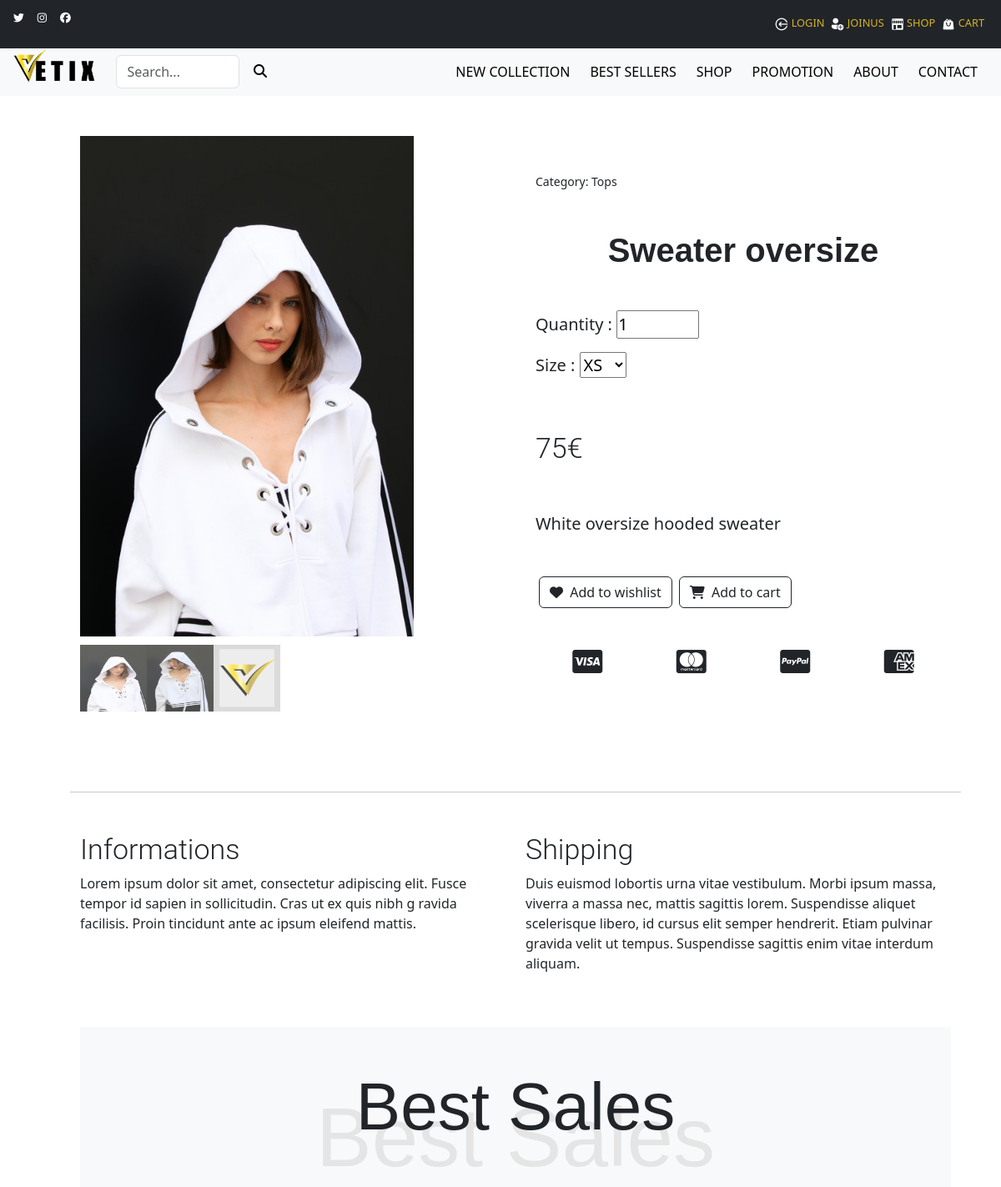
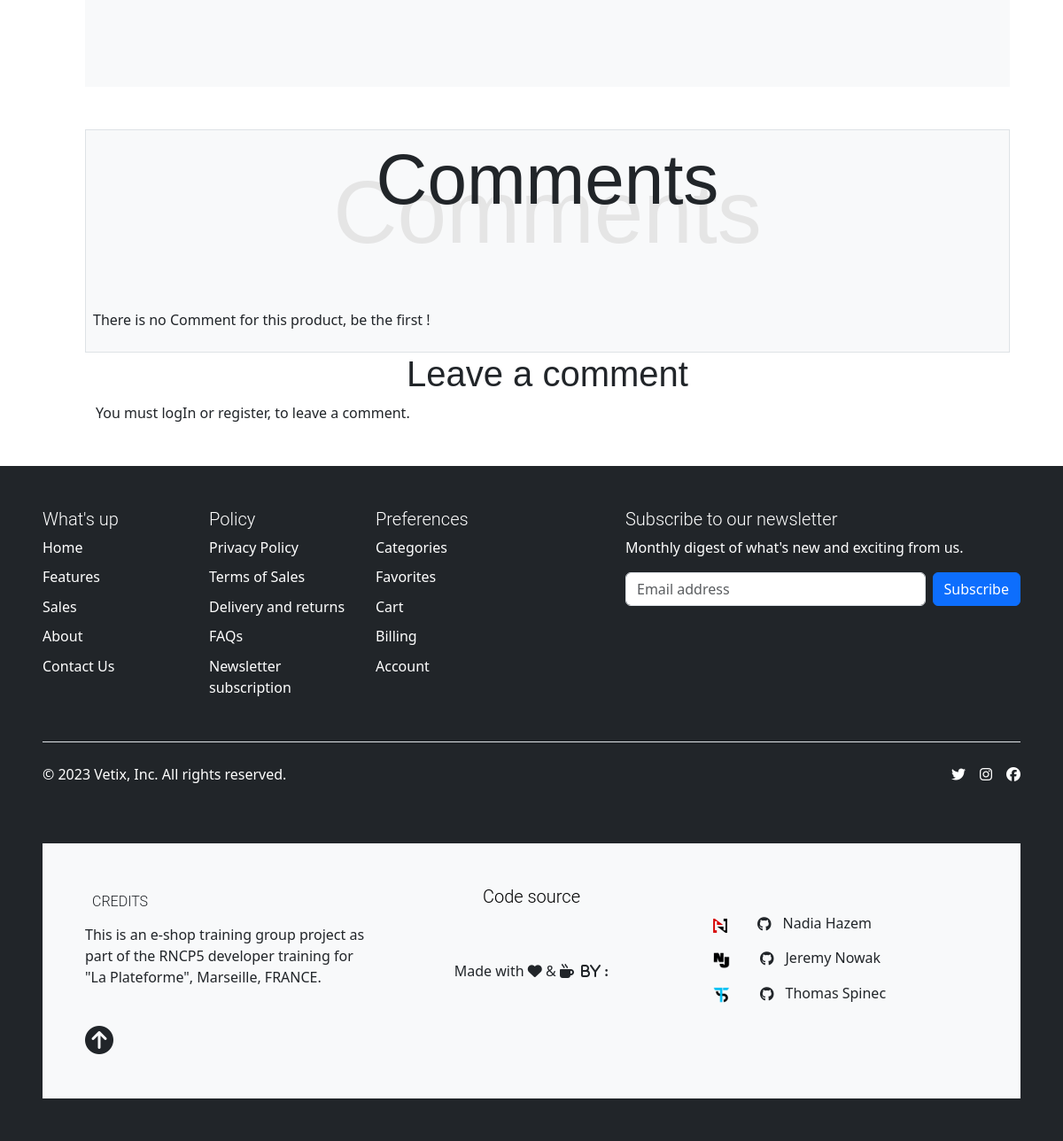
The page /product.php?id=14 on the database its author committed (2 pictures, top to bottom).
### tables this page shows
CREATE TABLE IF NOT EXISTS `product` (
  `id_product` int(11) NOT NULL AUTO_INCREMENT,
  `title` varchar(255) NOT NULL,
  `description` text NOT NULL,
  `image` varchar(255) NOT NULL,
  `image_1` varchar(255) NOT NULL,
  `image_2` varchar(255) NOT NULL,
  `price` int(11) NOT NULL,
  `best_sellers` tinyint(1) NOT NULL DEFAULT '0',
  `new_collection` tinyint(1) NOT NULL DEFAULT '0',
  `promotion` tinyint(1) NOT NULL DEFAULT '0',
  `promotion_percentage` int(11) DEFAULT NULL,
  PRIMARY KEY (`id_product`)
);

CREATE TABLE IF NOT EXISTS `category` (
  `id_category` int(11) NOT NULL AUTO_INCREMENT,
  `name` varchar(255) NOT NULL,
  PRIMARY KEY (`id_category`)
);

### inc/class/Model.php (called while the page is built, shortened)
<?php
abstract class Model
{
    public function __construct()
    {
        $host = 'localhost';
        $dbname = 'boutique';
        $dbUser = 'root';
        $dbPass = '';
        try {
            $this->bdd = new PDO("mysql:host=$host;dbname=$dbname;charset=utf8", $dbUser, $dbPass);
        } catch (PDOException $e) {
            echo "Erreur : " . $e->getMessage();
            die();
        }
    }
}

### inc/class/Product.php (called while the page is built, shortened)
<?php
require_once "Model.php";
class Product extends Model
{
    protected $bdd;
    protected $tablename = "product";
    public function getProductInfo($id)
    {
        $query = $this->bdd->prepare("SELECT * FROM $this->tablename WHERE id_product = :id");
        $query->execute([':id' => $id]);
        $result = $query->fetch(PDO::FETCH_ASSOC);
        return $result;
    }
    public function getCategoryName($id)
    {
        $query = $this->bdd->prepare("SELECT name FROM category INNER JOIN link_categ ON category.id_category = link_categ.id_categ WHERE link_categ.id_product = :id");
        $query->execute([':id' => $id]);
        $result = $query->fetch(PDO::FETCH_ASSOC);
        if ($result) {
            return $result['name'];
        } else {
            return 'not ok';
        }
    }
}

### inc/class/Comment.php (called while the page is built, shortened)
<?php
require_once "Model.php";
class Comment extends Model {
    protected $bdd;
    public function getComments($id)
    {
        $id = (int)$id;
        $request = "SELECT comment.*, DATE_FORMAT(comment.date, '- %d %m %Y %H:%i -') as date, user.login as author
        FROM comment
        INNER JOIN user ON comment.id_user = user.id_user
        WHERE comment.id_product = :id
        ORDER BY date DESC
        ";
        $select = $this->bdd->prepare($request);
        $select->execute([
            'id' => $id,
        ]);
        $comments = $select->fetchAll(PDO::FETCH_ASSOC);
        if (!$comments) {
            return null;
        } else {
            return $comments;
        }
    }
}

### inc/class/User.php (called while the page is built, shortened)
<?php
require_once 'Model.php';
class User extends Model
{
    public function isLogged()
    {
        if (isset($_SESSION['user'])) {
            return true;
        } else {
            return false;
        }
    }
}

### product.php (the view, shortened to what this page needs)
<!DOCTYPE html>
<html lang="fr">
<head>
    <link rel="stylesheet" href="inc/css/style.css">
    <link rel="stylesheet" href="https://cdn.jsdelivr.net/npm/bootstrap@5.3.0-alpha3/dist/css/bootstrap.min.css">
</head>
<body>
    <?php include 'inc/header.php'; ?>
    <main class="container px-5 px-lg-5 mx-5 my-5">
        <?php
        $id = $_GET['id'];
        $product_info = $product->getProductInfo($id);
        $category = $product->getCategoryName($id);
        ?>
        <div class="row gx-4 gx-lg-5 align-items-center">
            <div class="col-md-6">
                <img class="product_img" src="inc/img/shop/<?= $product_info['image'] ?>" alt="<?= $product_info['title'] ?> ">
                <div class="thumbnails">
                    <img class="thumbnail" src="inc/img/shop/<?= $product_info['image'] ?>" data-full-image="inc/img/shop/<?= $product_info['image'] ?>">
                    <?php
                    if ($product_info['image_1'] != "") { ?>
                        <img class="thumbnail" src="inc/img/shop/<?= $product_info['image_1'] ?>" data-full-image="inc/img/shop/<?= $product_info['image_1'] ?>">
                    <?php }
                    if ($product_info['image_2'] != "") { ?>
                        <img class="thumbnail" src="inc/img/shop/<?= $product_info['image_2'] ?>" data-full-image="inc/img/shop/<?= $product_info['image_2'] ?>">
                    <?php }
                    else { ?>
                        <img class="thumbnail" src="inc/img/shop/default.png" data-full-image="inc/img/shop/<?= $product_info['image'] ?>">
                    <?php } ?>
                </div>
            </div>
            <div class="col-md-6">
                <div class="small mb-5">Category: <?php echo $category; ?></div>
                <h2 class="display-5 fw-bolder my-5"><?php echo $product_info['title'] ?></h2>
                <div class="fs-5 mb-5">
                    <p class="">Quantity :
                    <input type="number" name="quantity" id="quantity" min="1" max="10" value="1"></p>
                    <p class="">Size :
                        <select name="size" id="size">
                            <option value="XS">XS</option>
                        </select></p>
                    <h3 class="py-5"><?php echo $product_info['price']; ?>€</h3>
                    <p class="lead"><?php echo $product_info['description'] ?></p>
                </div>
                <div class="d-flex mb-5">
                    <button id="add_to_wishlist" class="btn btn-outline-dark flex-shrink-0 mx-1" type="button">
                        <i class="fas fa-heart me-1"></i>
                        Add to wishlist
                    <button id="add_to_cart" class="btn btn-outline-dark flex-shrink-0 mx-1" type="button">
                        <i class="fas fa-shopping-cart me-1"></i>
                        Add to cart
                    </button>
                </div>
                <div class="d-flex mt-5 justify-content-around">
                    <i class="fab fa-2x fa-cc-visa"></i>
                    <i class="fab fa-2x fa-cc-mastercard"></i>
                    <i class="fab fa-2x fa-cc-paypal"></i>
                    <i class="fab fa-2x fa-cc-amex"></i>
                </div>
            </div>
        </div>
        <div class="row my-5">
            <hr class="my-5">
            <div class="col-md-6">
                <h3>Informations</h3>
                <p>Lorem ipsum dolor sit amet, consectetur adipiscing elit.
                Fusce tempor id sapien in sollicitudin. Cras ut ex quis nibh g
                ravida facilisis. Proin tincidunt ante ac ipsum eleifend mattis.</p>
            </div>
            <div class="col-md-6">
                <h3>Shipping</h3>
                <p>Duis euismod lobortis urna vitae vestibulum. Morbi ipsum massa, viverra a massa nec, mattis sagittis lorem. Suspendisse aliquet scelerisque libero, id cursus elit semper hendrerit. Etiam pulvinar gravida velit ut tempus. Suspendisse sagittis enim vitae interdum aliquam.</p>
            </div>
        </div>
        <section class="bg-light my-5 py-5">
            <h1>Best Sales</h1>
            <h1 class="ter">Best Sales</h1>
        </section>
        <?php $comment = new Comment(); ?>
        <section class="container bg-light border radius p-2">
            <h1>Comments</h1>
            <h1 class="ter">Comments</h1>
            <?php
            $id = $_GET['id'];
            $id = (int)$id;
            if (!is_int($id)) {
                echo "Error: id should be an integer";
            } else {
                $comments = $comment->getComments($id);
                if ($comments !== null) {
                    foreach ($comments as $c) :
                        $id = $c['id_product'];
                        $login = $c['author'];
                        $date = $c['date'];
                        $commentary = $c['comment'];
                        $subject = $c['subject'];
                        ?>
                        <div class="comment">
                            <h3><?= $subject ?></h3>
                            <small class="comment-meta">Publié le <?= $date ?> par <?= $login?></small>
                            <p><?= $commentary ?></p>
                            <hr>
                        </div>
                        <?php
                    endforeach;
                } else {
                    echo '<p>There is no Comment for this product, be the first !</p>';
                }
            }
            ?>
        </section>
        <section class="container">
            <h2>Leave a comment</h2>
            <?php
            if (!$user->isLogged()) {
                echo '<p>You must logIn or register, to leave a comment.</p>';
            }
            ?>
        </section>
    </main>
    <?php include 'inc/footer.php'; ?>
</body>
</html>

### inc/css/style.css (style rules this page uses)
* { box-sizing: border-box; margin: 0; padding: 0; }
body { font-family: 'Open Sans', sans-serif; background-color: #fff; overflow-x : hidden; }
main { margin-top: 5%!important; width: 100%; min-height: 100vh; }
.container { width: 80%; margin: 0 auto; padding: 0; }
h1 { position: relative; font-family: 'Montserrat', sans-serif; font-size: 80px!important; font-weight: 300!important; text-align: center; z-index: 2!important; }
h1.ter { font-size: 100px!important; font-weight: 300!important; text-align: center; color: #E5E5E5; margin: -80px 0 50px 0; z-index: 1!important; }
h2 { font-family: 'Montserrat', sans-serif; font-size: 40px!important; font-weight: 300!important; text-align: center; margin: 0 0 20px 0; }
h3 { font-family: 'Roboto', sans-serif; font-size: 34px!important; font-weight: 300!important; text-align: left!important; margin: 0 0 20px 0; }
.product_img { width: 100%; max-width: 400px; height: auto; margin: 0 auto; }
.thumbnails { display: flex; justify-content: flex-start; margin-top: 10px; }
.thumbnail { width: 80px; height: 80px; cursor: pointer; opacity: 0.7; transition: opacity 0.2s ease-in-out; }

### rows shown on the page
product: image (picture), image_1 (picture), title "Sweater oversize", price "75", description "White oversize hooded sweater"
category: name "Tops"
